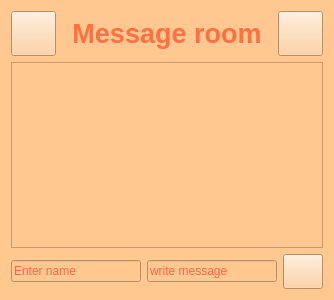
<?xml version="1.0" encoding="UTF-8"?>
<ui version="4.0">
 <class>MessageBox</class>
 <widget class="QWidget" name="MessageBox">
  <property name="geometry">
   <rect>
    <x>0</x>
    <y>0</y>
    <width>334</width>
    <height>300</height>
   </rect>
  </property>
  <property name="maximumSize">
   <size>
    <width>16777215</width>
    <height>300</height>
   </size>
  </property>
  <property name="windowTitle">
   <string>MessageBox</string>
  </property>
  <property name="windowIcon">
   <iconset>
    <normaloff>images/icon.png</normaloff>images/icon.png</iconset>
  </property>
  <property name="styleSheet">
   <string notr="true">background-color: rgb(255, 200, 144);
color: rgb(255, 0, 0);</string>
  </property>
  <layout class="QVBoxLayout" name="verticalLayout">
   <item>
    <layout class="QGridLayout" name="gridLayout_2">
     <property name="sizeConstraint">
      <enum>QLayout::SetMinimumSize</enum>
     </property>
     <property name="rightMargin">
      <number>0</number>
     </property>
     <item row="0" column="0">
      <widget class="QPushButton" name="btn_dark">
       <property name="sizePolicy">
        <sizepolicy hsizetype="Fixed" vsizetype="Fixed">
         <horstretch>0</horstretch>
         <verstretch>0</verstretch>
        </sizepolicy>
       </property>
       <property name="minimumSize">
        <size>
         <width>45</width>
         <height>45</height>
        </size>
       </property>
       <property name="styleSheet">
        <string notr="true">background-image:url(images/sun.png);</string>
       </property>
       <property name="text">
        <string/>
       </property>
      </widget>
     </item>
     <item row="0" column="2">
      <widget class="QPushButton" name="btn_Dall">
       <property name="sizePolicy">
        <sizepolicy hsizetype="Fixed" vsizetype="Fixed">
         <horstretch>0</horstretch>
         <verstretch>0</verstretch>
        </sizepolicy>
       </property>
       <property name="minimumSize">
        <size>
         <width>45</width>
         <height>45</height>
        </size>
       </property>
       <property name="styleSheet">
        <string notr="true">background-image:url(images/delall.png);
</string>
       </property>
       <property name="text">
        <string/>
       </property>
      </widget>
     </item>
     <item row="0" column="1">
      <widget class="QLabel" name="label">
       <property name="font">
        <font>
         <pointsize>20</pointsize>
         <weight>75</weight>
         <bold>true</bold>
        </font>
       </property>
       <property name="styleSheet">
        <string notr="true">color: rgb(255, 111, 67);</string>
       </property>
       <property name="text">
        <string>Message room</string>
       </property>
       <property name="alignment">
        <set>Qt::AlignCenter</set>
       </property>
      </widget>
     </item>
    </layout>
   </item>
   <item>
    <widget class="QScrollArea" name="scrollArea">
     <property name="enabled">
      <bool>true</bool>
     </property>
     <property name="sizePolicy">
      <sizepolicy hsizetype="Preferred" vsizetype="Preferred">
       <horstretch>0</horstretch>
       <verstretch>3</verstretch>
      </sizepolicy>
     </property>
     <property name="maximumSize">
      <size>
       <width>16777215</width>
       <height>200</height>
      </size>
     </property>
     <property name="sizeIncrement">
      <size>
       <width>1</width>
       <height>1</height>
      </size>
     </property>
     <property name="autoFillBackground">
      <bool>true</bool>
     </property>
     <property name="verticalScrollBarPolicy">
      <enum>Qt::ScrollBarAsNeeded</enum>
     </property>
     <property name="horizontalScrollBarPolicy">
      <enum>Qt::ScrollBarAsNeeded</enum>
     </property>
     <property name="widgetResizable">
      <bool>true</bool>
     </property>
     <widget class="QWidget" name="scrollAreaWidgetContents_3">
      <property name="geometry">
       <rect>
        <x>0</x>
        <y>0</y>
        <width>314</width>
        <height>184</height>
       </rect>
      </property>
      <layout class="QGridLayout" name="gridLayout">
       <item row="1" column="0">
        <layout class="QGridLayout" name="gl_message">
         <property name="sizeConstraint">
          <enum>QLayout::SetFixedSize</enum>
         </property>
        </layout>
       </item>
      </layout>
     </widget>
    </widget>
   </item>
   <item>
    <layout class="QHBoxLayout" name="hl_send">
     <item>
      <widget class="QLineEdit" name="txt_name">
       <property name="placeholderText">
        <string>Enter name</string>
       </property>
      </widget>
     </item>
     <item>
      <widget class="QLineEdit" name="txt_text">
       <property name="placeholderText">
        <string>write message</string>
       </property>
      </widget>
     </item>
     <item>
      <widget class="QPushButton" name="btn_send">
       <property name="sizePolicy">
        <sizepolicy hsizetype="Fixed" vsizetype="Fixed">
         <horstretch>0</horstretch>
         <verstretch>0</verstretch>
        </sizepolicy>
       </property>
       <property name="minimumSize">
        <size>
         <width>35</width>
         <height>35</height>
        </size>
       </property>
       <property name="styleSheet">
        <string notr="true">background-image:url(images/send_m.png);</string>
       </property>
       <property name="text">
        <string/>
       </property>
       <property name="shortcut">
        <string>Return</string>
       </property>
      </widget>
     </item>
    </layout>
   </item>
  </layout>
 </widget>
 <resources/>
 <connections/>
</ui>
